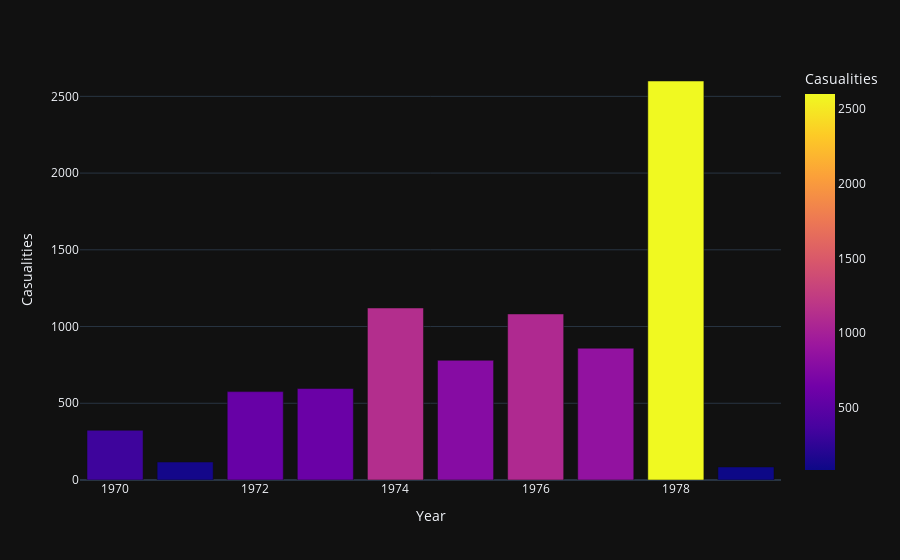

The cell this chart's notebook holds for it:
### Code cell
#Counting the Yearly Casualities-
year_cas = dataset.groupby('Year').Casualities.sum().to_frame().reset_index()
year_cas.columns = ['Year','Casualities']
px.bar(data_frame=year_cas,x = 'Year',y = 'Casualities',color='Casualities',template='plotly_dark')

### Figure 1 — Plotly figure (JSON) as saved in the notebook; plotly's stock layout.template omitted (floating-point values rounded to 4 significant figures)
{"data": [{"alignmentgroup": "True", "hovertemplate": "Year=%{x}<br>Casualities=%{marker.color}<extra></extra>", "legendgroup": "", "marker": {"color": [324, 117, 576, 596, 1121, 780, 1082, 859, 2600, 85], "coloraxis": "coloraxis", "pattern": {"shape": ""}}, "name": "", "offsetgroup": "", "orientation": "v", "showlegend": false, "textposition": "auto", "x": [1970, 1971, 1972, 1973, 1974, 1975, 1976, 1977, 1978, 1979], "xaxis": "x", "y": [324, 117, 576, 596, 1121, 780, 1082, 859, 2600, 85], "yaxis": "y", "type": "bar"}], "layout": {"xaxis": {"anchor": "y", "domain": [0, 1], "title": {"text": "Year"}}, "yaxis": {"anchor": "x", "domain": [0, 1], "title": {"text": "Casualities"}}, "coloraxis": {"colorbar": {"title": {"text": "Casualities"}}, "colorscale": [[0, "#0d0887"], [0.1111, "#46039f"], [0.2222, "#7201a8"], [0.3333, "#9c179e"], [0.4444, "#bd3786"], [0.5556, "#d8576b"], [0.6667, "#ed7953"], [0.7778, "#fb9f3a"], [0.8889, "#fdca26"], [1, "#f0f921"]]}, "legend": {"tracegroupgap": 0}, "margin": {"t": 60}, "barmode": "relative"}}
